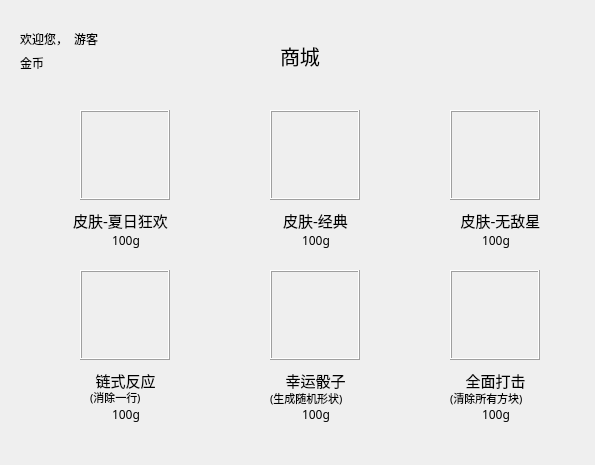
<?xml version="1.0" encoding="UTF-8"?>
<ui version="4.0">
 <class>Store</class>
 <widget class="QMainWindow" name="Store">
  <property name="geometry">
   <rect>
    <x>0</x>
    <y>0</y>
    <width>595</width>
    <height>465</height>
   </rect>
  </property>
  <property name="windowTitle">
   <string>MainWindow</string>
  </property>
  <widget class="QWidget" name="centralwidget">
   <widget class="QFrame" name="itemGlass1">
    <property name="geometry">
     <rect>
      <x>80</x>
      <y>110</y>
      <width>90</width>
      <height>90</height>
     </rect>
    </property>
    <property name="sizePolicy">
     <sizepolicy hsizetype="Maximum" vsizetype="Maximum">
      <horstretch>0</horstretch>
      <verstretch>0</verstretch>
     </sizepolicy>
    </property>
    <property name="minimumSize">
     <size>
      <width>90</width>
      <height>90</height>
     </size>
    </property>
    <property name="maximumSize">
     <size>
      <width>90</width>
      <height>90</height>
     </size>
    </property>
    <property name="font">
     <font>
      <family>Tetris</family>
     </font>
    </property>
    <property name="frameShape">
     <enum>QFrame::Box</enum>
    </property>
    <property name="frameShadow">
     <enum>QFrame::Raised</enum>
    </property>
   </widget>
   <widget class="QFrame" name="itemGlass2">
    <property name="geometry">
     <rect>
      <x>270</x>
      <y>110</y>
      <width>90</width>
      <height>90</height>
     </rect>
    </property>
    <property name="sizePolicy">
     <sizepolicy hsizetype="Maximum" vsizetype="Maximum">
      <horstretch>0</horstretch>
      <verstretch>0</verstretch>
     </sizepolicy>
    </property>
    <property name="minimumSize">
     <size>
      <width>90</width>
      <height>90</height>
     </size>
    </property>
    <property name="maximumSize">
     <size>
      <width>90</width>
      <height>90</height>
     </size>
    </property>
    <property name="font">
     <font>
      <family>Tetris</family>
     </font>
    </property>
    <property name="frameShape">
     <enum>QFrame::Box</enum>
    </property>
    <property name="frameShadow">
     <enum>QFrame::Raised</enum>
    </property>
   </widget>
   <widget class="QFrame" name="itemGlass3">
    <property name="geometry">
     <rect>
      <x>450</x>
      <y>110</y>
      <width>90</width>
      <height>90</height>
     </rect>
    </property>
    <property name="sizePolicy">
     <sizepolicy hsizetype="Maximum" vsizetype="Maximum">
      <horstretch>0</horstretch>
      <verstretch>0</verstretch>
     </sizepolicy>
    </property>
    <property name="minimumSize">
     <size>
      <width>90</width>
      <height>90</height>
     </size>
    </property>
    <property name="maximumSize">
     <size>
      <width>90</width>
      <height>90</height>
     </size>
    </property>
    <property name="font">
     <font>
      <family>Tetris</family>
     </font>
    </property>
    <property name="frameShape">
     <enum>QFrame::Box</enum>
    </property>
    <property name="frameShadow">
     <enum>QFrame::Raised</enum>
    </property>
   </widget>
   <widget class="QFrame" name="itemGlass4">
    <property name="geometry">
     <rect>
      <x>80</x>
      <y>270</y>
      <width>90</width>
      <height>90</height>
     </rect>
    </property>
    <property name="sizePolicy">
     <sizepolicy hsizetype="Maximum" vsizetype="Maximum">
      <horstretch>0</horstretch>
      <verstretch>0</verstretch>
     </sizepolicy>
    </property>
    <property name="minimumSize">
     <size>
      <width>90</width>
      <height>90</height>
     </size>
    </property>
    <property name="maximumSize">
     <size>
      <width>90</width>
      <height>90</height>
     </size>
    </property>
    <property name="font">
     <font>
      <family>Tetris</family>
     </font>
    </property>
    <property name="frameShape">
     <enum>QFrame::Box</enum>
    </property>
    <property name="frameShadow">
     <enum>QFrame::Raised</enum>
    </property>
   </widget>
   <widget class="QFrame" name="itemGlass5">
    <property name="geometry">
     <rect>
      <x>270</x>
      <y>270</y>
      <width>90</width>
      <height>90</height>
     </rect>
    </property>
    <property name="sizePolicy">
     <sizepolicy hsizetype="Maximum" vsizetype="Maximum">
      <horstretch>0</horstretch>
      <verstretch>0</verstretch>
     </sizepolicy>
    </property>
    <property name="minimumSize">
     <size>
      <width>90</width>
      <height>90</height>
     </size>
    </property>
    <property name="maximumSize">
     <size>
      <width>90</width>
      <height>90</height>
     </size>
    </property>
    <property name="font">
     <font>
      <family>Tetris</family>
     </font>
    </property>
    <property name="frameShape">
     <enum>QFrame::Box</enum>
    </property>
    <property name="frameShadow">
     <enum>QFrame::Raised</enum>
    </property>
   </widget>
   <widget class="QFrame" name="itemGlass6">
    <property name="geometry">
     <rect>
      <x>450</x>
      <y>270</y>
      <width>90</width>
      <height>90</height>
     </rect>
    </property>
    <property name="sizePolicy">
     <sizepolicy hsizetype="Maximum" vsizetype="Maximum">
      <horstretch>0</horstretch>
      <verstretch>0</verstretch>
     </sizepolicy>
    </property>
    <property name="minimumSize">
     <size>
      <width>90</width>
      <height>90</height>
     </size>
    </property>
    <property name="maximumSize">
     <size>
      <width>90</width>
      <height>90</height>
     </size>
    </property>
    <property name="font">
     <font>
      <family>Tetris</family>
     </font>
    </property>
    <property name="frameShape">
     <enum>QFrame::Box</enum>
    </property>
    <property name="frameShadow">
     <enum>QFrame::Raised</enum>
    </property>
   </widget>
   <widget class="QLabel" name="Faces1">
    <property name="geometry">
     <rect>
      <x>60</x>
      <y>210</y>
      <width>121</width>
      <height>20</height>
     </rect>
    </property>
    <property name="font">
     <font>
      <family>Tetris</family>
      <pointsize>11</pointsize>
     </font>
    </property>
    <property name="text">
     <string>皮肤-夏日狂欢</string>
    </property>
    <property name="alignment">
     <set>Qt::AlignCenter</set>
    </property>
   </widget>
   <widget class="QLabel" name="price1">
    <property name="geometry">
     <rect>
      <x>90</x>
      <y>230</y>
      <width>72</width>
      <height>21</height>
     </rect>
    </property>
    <property name="font">
     <font>
      <family>Tetris</family>
     </font>
    </property>
    <property name="text">
     <string>100g</string>
    </property>
    <property name="alignment">
     <set>Qt::AlignCenter</set>
    </property>
   </widget>
   <widget class="QLabel" name="Faces2">
    <property name="geometry">
     <rect>
      <x>270</x>
      <y>210</y>
      <width>91</width>
      <height>20</height>
     </rect>
    </property>
    <property name="font">
     <font>
      <family>Tetris</family>
      <pointsize>11</pointsize>
     </font>
    </property>
    <property name="text">
     <string>皮肤-经典</string>
    </property>
    <property name="alignment">
     <set>Qt::AlignCenter</set>
    </property>
   </widget>
   <widget class="QLabel" name="price2">
    <property name="geometry">
     <rect>
      <x>280</x>
      <y>230</y>
      <width>72</width>
      <height>21</height>
     </rect>
    </property>
    <property name="font">
     <font>
      <family>Tetris</family>
     </font>
    </property>
    <property name="text">
     <string>100g</string>
    </property>
    <property name="alignment">
     <set>Qt::AlignCenter</set>
    </property>
   </widget>
   <widget class="QLabel" name="Faces3">
    <property name="geometry">
     <rect>
      <x>450</x>
      <y>210</y>
      <width>101</width>
      <height>20</height>
     </rect>
    </property>
    <property name="font">
     <font>
      <family>Tetris</family>
      <pointsize>11</pointsize>
     </font>
    </property>
    <property name="text">
     <string>皮肤-无敌星</string>
    </property>
    <property name="alignment">
     <set>Qt::AlignCenter</set>
    </property>
   </widget>
   <widget class="QLabel" name="price3">
    <property name="geometry">
     <rect>
      <x>460</x>
      <y>230</y>
      <width>72</width>
      <height>21</height>
     </rect>
    </property>
    <property name="font">
     <font>
      <family>Tetris</family>
     </font>
    </property>
    <property name="text">
     <string>100g</string>
    </property>
    <property name="alignment">
     <set>Qt::AlignCenter</set>
    </property>
   </widget>
   <widget class="QLabel" name="item1">
    <property name="geometry">
     <rect>
      <x>90</x>
      <y>370</y>
      <width>71</width>
      <height>20</height>
     </rect>
    </property>
    <property name="font">
     <font>
      <family>Tetris</family>
      <pointsize>11</pointsize>
     </font>
    </property>
    <property name="text">
     <string>链式反应</string>
    </property>
    <property name="alignment">
     <set>Qt::AlignCenter</set>
    </property>
   </widget>
   <widget class="QLabel" name="price4">
    <property name="geometry">
     <rect>
      <x>90</x>
      <y>404</y>
      <width>72</width>
      <height>21</height>
     </rect>
    </property>
    <property name="font">
     <font>
      <family>Tetris</family>
     </font>
    </property>
    <property name="text">
     <string>100g</string>
    </property>
    <property name="alignment">
     <set>Qt::AlignCenter</set>
    </property>
   </widget>
   <widget class="QLabel" name="label_13">
    <property name="geometry">
     <rect>
      <x>90</x>
      <y>390</y>
      <width>72</width>
      <height>15</height>
     </rect>
    </property>
    <property name="font">
     <font>
      <family>Tetris</family>
      <pointsize>8</pointsize>
     </font>
    </property>
    <property name="text">
     <string>(消除一行)</string>
    </property>
   </widget>
   <widget class="QLabel" name="item2">
    <property name="geometry">
     <rect>
      <x>280</x>
      <y>370</y>
      <width>71</width>
      <height>20</height>
     </rect>
    </property>
    <property name="font">
     <font>
      <family>Tetris</family>
      <pointsize>11</pointsize>
     </font>
    </property>
    <property name="text">
     <string>幸运骰子</string>
    </property>
    <property name="alignment">
     <set>Qt::AlignCenter</set>
    </property>
   </widget>
   <widget class="QLabel" name="price5">
    <property name="geometry">
     <rect>
      <x>280</x>
      <y>404</y>
      <width>72</width>
      <height>21</height>
     </rect>
    </property>
    <property name="font">
     <font>
      <family>Tetris</family>
     </font>
    </property>
    <property name="text">
     <string>100g</string>
    </property>
    <property name="alignment">
     <set>Qt::AlignCenter</set>
    </property>
   </widget>
   <widget class="QLabel" name="label_16">
    <property name="geometry">
     <rect>
      <x>270</x>
      <y>390</y>
      <width>91</width>
      <height>16</height>
     </rect>
    </property>
    <property name="font">
     <font>
      <family>Tetris</family>
      <pointsize>8</pointsize>
     </font>
    </property>
    <property name="text">
     <string>(生成随机形状)</string>
    </property>
   </widget>
   <widget class="QLabel" name="item3">
    <property name="geometry">
     <rect>
      <x>460</x>
      <y>370</y>
      <width>71</width>
      <height>20</height>
     </rect>
    </property>
    <property name="font">
     <font>
      <family>Tetris</family>
      <pointsize>11</pointsize>
     </font>
    </property>
    <property name="text">
     <string>全面打击</string>
    </property>
    <property name="alignment">
     <set>Qt::AlignCenter</set>
    </property>
   </widget>
   <widget class="QLabel" name="label_18">
    <property name="geometry">
     <rect>
      <x>450</x>
      <y>390</y>
      <width>91</width>
      <height>16</height>
     </rect>
    </property>
    <property name="font">
     <font>
      <family>Tetris</family>
      <pointsize>8</pointsize>
     </font>
    </property>
    <property name="text">
     <string>(清除所有方块)</string>
    </property>
   </widget>
   <widget class="QLabel" name="price6">
    <property name="geometry">
     <rect>
      <x>460</x>
      <y>404</y>
      <width>72</width>
      <height>21</height>
     </rect>
    </property>
    <property name="font">
     <font>
      <family>Tetris</family>
     </font>
    </property>
    <property name="text">
     <string>100g</string>
    </property>
    <property name="alignment">
     <set>Qt::AlignCenter</set>
    </property>
   </widget>
   <widget class="QLabel" name="label_9">
    <property name="geometry">
     <rect>
      <x>280</x>
      <y>30</y>
      <width>61</width>
      <height>51</height>
     </rect>
    </property>
    <property name="font">
     <font>
      <family>Tetris</family>
      <pointsize>15</pointsize>
     </font>
    </property>
    <property name="text">
     <string>商城</string>
    </property>
   </widget>
   <widget class="QWidget" name="formLayoutWidget">
    <property name="geometry">
     <rect>
      <x>20</x>
      <y>30</y>
      <width>111</width>
      <height>46</height>
     </rect>
    </property>
    <property name="font">
     <font>
      <family>Tetris</family>
     </font>
    </property>
    <layout class="QFormLayout" name="formLayout">
     <item row="0" column="0">
      <widget class="QLabel" name="label">
       <property name="font">
        <font>
         <family>Tetris</family>
        </font>
       </property>
       <property name="text">
        <string>欢迎您，</string>
       </property>
      </widget>
     </item>
     <item row="0" column="1">
      <widget class="QLabel" name="name">
       <property name="font">
        <font>
         <family>Tetris</family>
        </font>
       </property>
       <property name="text">
        <string>游客</string>
       </property>
      </widget>
     </item>
     <item row="1" column="0">
      <widget class="QLabel" name="label_3">
       <property name="font">
        <font>
         <family>Tetris</family>
        </font>
       </property>
       <property name="text">
        <string>金币</string>
       </property>
      </widget>
     </item>
     <item row="1" column="1">
      <widget class="QLabel" name="coins">
       <property name="font">
        <font>
         <family>Tetris</family>
        </font>
       </property>
       <property name="text">
        <string/>
       </property>
      </widget>
     </item>
    </layout>
   </widget>
  </widget>
 </widget>
 <resources/>
 <connections/>
</ui>
